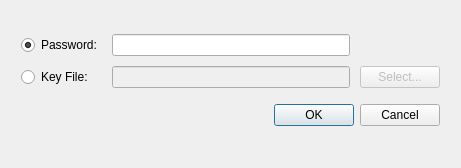
<?xml version="1.0" encoding="UTF-8"?>
<ui version="4.0">
 <class>GetPasswordOrKeyDialog</class>
 <widget class="QDialog" name="GetPasswordOrKeyDialog">
  <property name="geometry">
   <rect>
    <x>0</x>
    <y>0</y>
    <width>461</width>
    <height>168</height>
   </rect>
  </property>
  <property name="windowTitle">
   <string>Password or Key File</string>
  </property>
  <layout class="QGridLayout" name="gridLayout">
   <item row="0" column="0">
    <layout class="QGridLayout" name="gridLayout_2">
     <property name="leftMargin">
      <number>10</number>
     </property>
     <property name="topMargin">
      <number>10</number>
     </property>
     <property name="rightMargin">
      <number>10</number>
     </property>
     <property name="bottomMargin">
      <number>10</number>
     </property>
     <property name="spacing">
      <number>10</number>
     </property>
     <item row="0" column="0">
      <widget class="QRadioButton" name="uiPasswordRadio">
       <property name="text">
        <string>Password:</string>
       </property>
       <property name="checked">
        <bool>true</bool>
       </property>
      </widget>
     </item>
     <item row="1" column="0">
      <widget class="QRadioButton" name="uiKeyRadio">
       <property name="text">
        <string>Key File:</string>
       </property>
      </widget>
     </item>
     <item row="1" column="1">
      <widget class="QLineEdit" name="uiKeyFile">
       <property name="enabled">
        <bool>false</bool>
       </property>
      </widget>
     </item>
     <item row="0" column="1">
      <widget class="QLineEdit" name="uiPassword">
       <property name="minimumSize">
        <size>
         <width>0</width>
         <height>21</height>
        </size>
       </property>
       <property name="toolTip">
        <string>Leave blank when password is not needed</string>
       </property>
       <property name="echoMode">
        <enum>QLineEdit::Password</enum>
       </property>
      </widget>
     </item>
     <item row="1" column="2">
      <widget class="QPushButton" name="uiSelectKeyFile">
       <property name="enabled">
        <bool>false</bool>
       </property>
       <property name="text">
        <string>Select...</string>
       </property>
      </widget>
     </item>
     <item row="2" column="0" colspan="3">
      <widget class="QDialogButtonBox" name="uiButtonBox">
       <property name="minimumSize">
        <size>
         <width>0</width>
         <height>35</height>
        </size>
       </property>
       <property name="orientation">
        <enum>Qt::Horizontal</enum>
       </property>
       <property name="standardButtons">
        <set>QDialogButtonBox::Cancel|QDialogButtonBox::Ok</set>
       </property>
      </widget>
     </item>
    </layout>
   </item>
  </layout>
  <action name="actionSelectKeyFile">
   <property name="text">
    <string>Select...</string>
   </property>
   <property name="toolTip">
    <string>Select key file</string>
   </property>
  </action>
 </widget>
 <tabstops>
  <tabstop>uiPasswordRadio</tabstop>
  <tabstop>uiPassword</tabstop>
  <tabstop>uiKeyRadio</tabstop>
  <tabstop>uiKeyFile</tabstop>
  <tabstop>uiSelectKeyFile</tabstop>
 </tabstops>
 <resources/>
 <connections>
  <connection>
   <sender>uiButtonBox</sender>
   <signal>accepted()</signal>
   <receiver>GetPasswordOrKeyDialog</receiver>
   <slot>accept()</slot>
   <hints>
    <hint type="sourcelabel">
     <x>226</x>
     <y>121</y>
    </hint>
    <hint type="destinationlabel">
     <x>226</x>
     <y>83</y>
    </hint>
   </hints>
  </connection>
  <connection>
   <sender>uiButtonBox</sender>
   <signal>rejected()</signal>
   <receiver>GetPasswordOrKeyDialog</receiver>
   <slot>reject()</slot>
   <hints>
    <hint type="sourcelabel">
     <x>226</x>
     <y>121</y>
    </hint>
    <hint type="destinationlabel">
     <x>226</x>
     <y>83</y>
    </hint>
   </hints>
  </connection>
  <connection>
   <sender>uiPasswordRadio</sender>
   <signal>toggled(bool)</signal>
   <receiver>uiPassword</receiver>
   <slot>setEnabled(bool)</slot>
   <hints>
    <hint type="sourcelabel">
     <x>55</x>
     <y>36</y>
    </hint>
    <hint type="destinationlabel">
     <x>225</x>
     <y>36</y>
    </hint>
   </hints>
  </connection>
  <connection>
   <sender>uiKeyRadio</sender>
   <signal>toggled(bool)</signal>
   <receiver>uiKeyFile</receiver>
   <slot>setEnabled(bool)</slot>
   <hints>
    <hint type="sourcelabel">
     <x>55</x>
     <y>75</y>
    </hint>
    <hint type="destinationlabel">
     <x>225</x>
     <y>74</y>
    </hint>
   </hints>
  </connection>
  <connection>
   <sender>uiKeyRadio</sender>
   <signal>toggled(bool)</signal>
   <receiver>uiSelectKeyFile</receiver>
   <slot>setEnabled(bool)</slot>
   <hints>
    <hint type="sourcelabel">
     <x>55</x>
     <y>75</y>
    </hint>
    <hint type="destinationlabel">
     <x>396</x>
     <y>75</y>
    </hint>
   </hints>
  </connection>
  <connection>
   <sender>uiSelectKeyFile</sender>
   <signal>clicked()</signal>
   <receiver>actionSelectKeyFile</receiver>
   <slot>trigger()</slot>
   <hints>
    <hint type="sourcelabel">
     <x>404</x>
     <y>75</y>
    </hint>
    <hint type="destinationlabel">
     <x>-1</x>
     <y>-1</y>
    </hint>
   </hints>
  </connection>
 </connections>
</ui>
